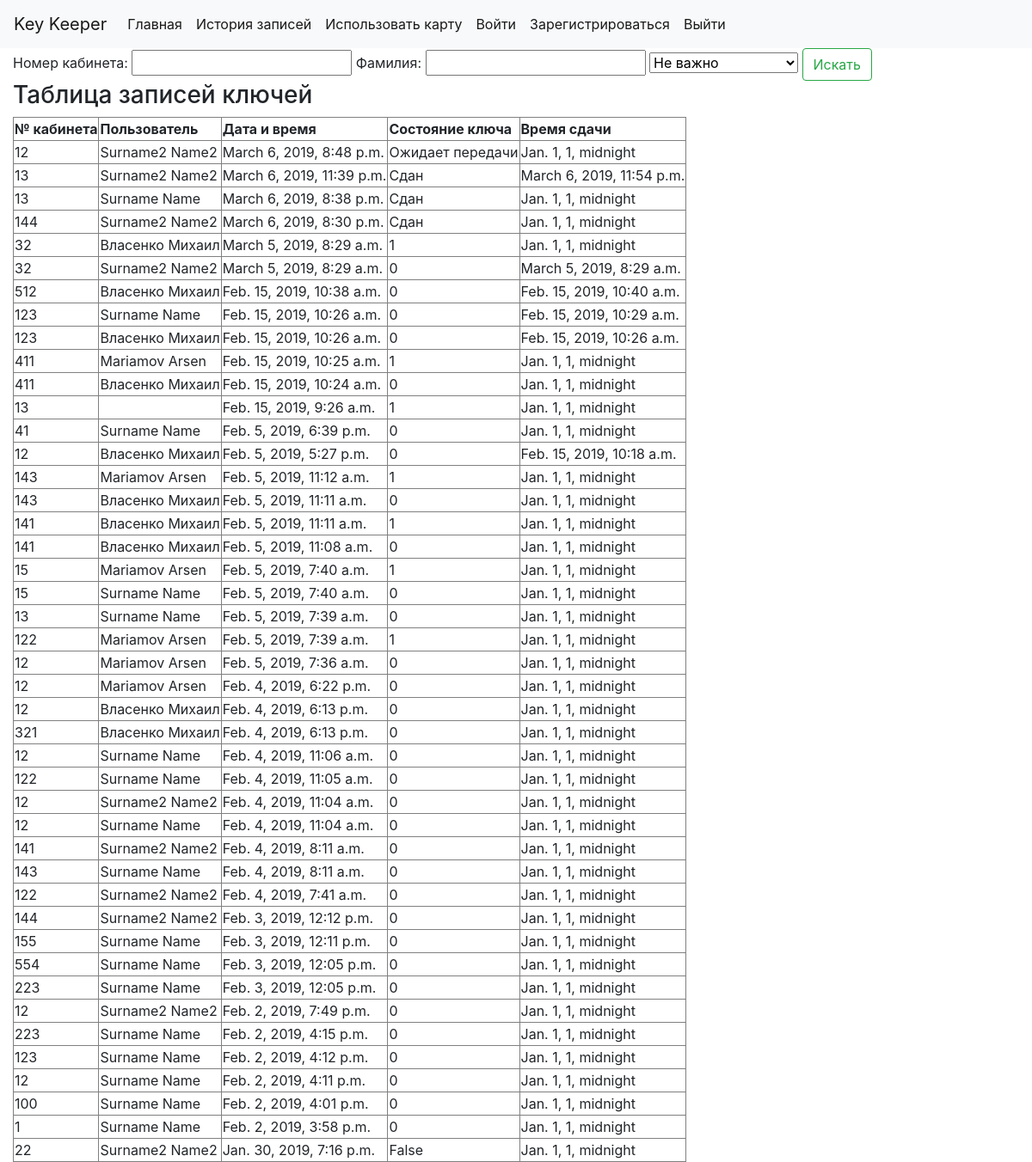
Page /history/ on the earlier database version.
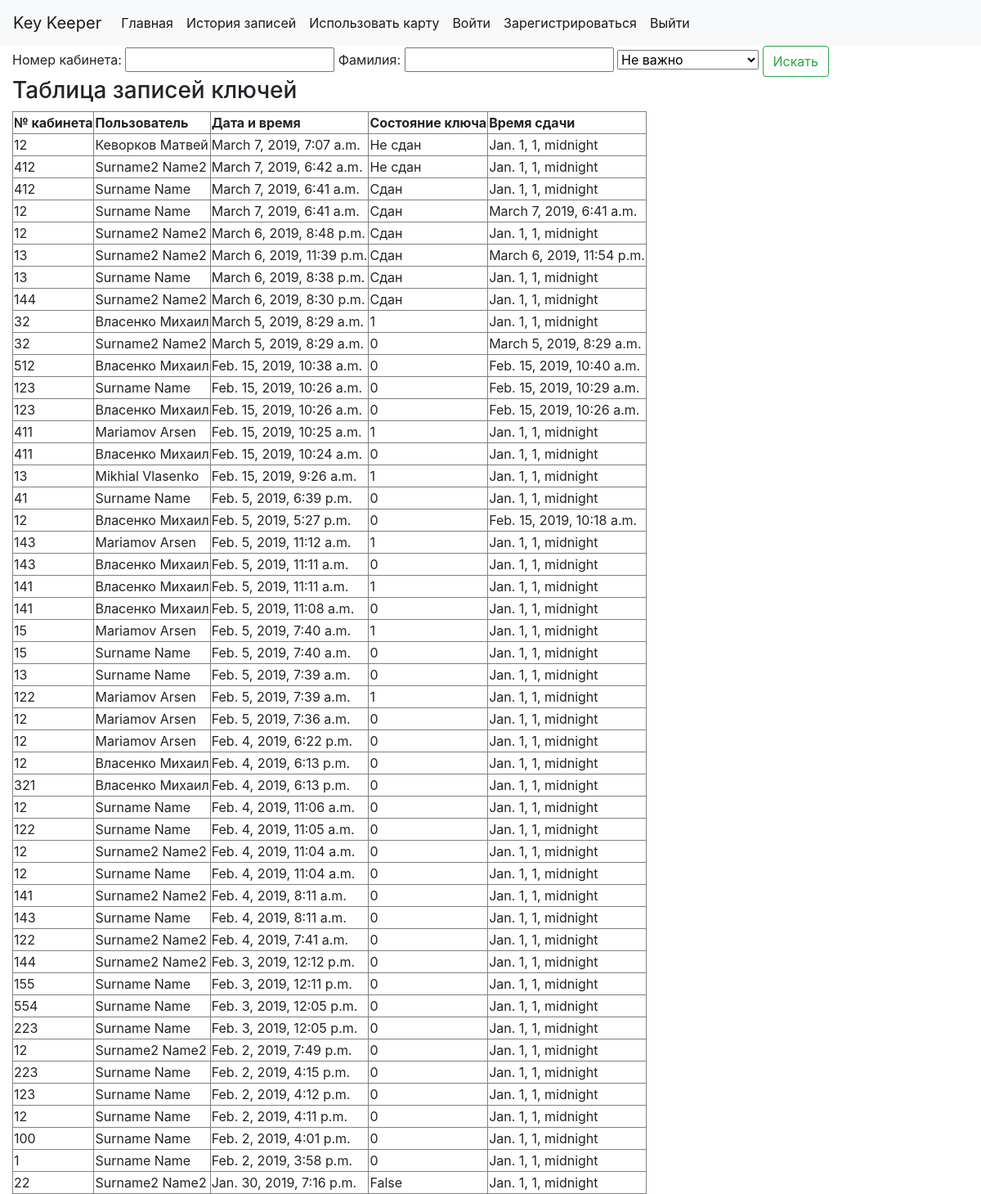
Same page on the later database version.
### keeper/models.py (models this page shows)
class History(models.Model):
    key = models.IntegerField()
    time_cr = models.DateTimeField(default=datetime.datetime.now)
    user_id = models.ForeignKey(CustomUser, on_delete=models.CASCADE)
    active = models.CharField(max_length=100, default='Не сдан')
    time_back = models.DateTimeField(default=datetime.datetime.min)

class CustomUser(AbstractUser):
    password = models.CharField(max_length=200)
    card_id = models.IntegerField(default=8000000000)
    key_tran_last = models.IntegerField(default=-1)
    user_tran_last = models.CharField(max_length=255, default='никто')

### keeper/views.py (the view)
# urls.py: path('history/', views.history, name='history'),
def history(request):
    context = {}
    hist_list = []
    if request.method == 'POST':
        f = SearchForm(request.POST)
        if f.is_valid():
            hist_list = History.objects.all()[::-1]
            hist_list = hist_list[:100]
            if f.data['key_num'] != '' and f.data['last_name'] != '':
                hist_list = []
                count = 0
                for x in History.objects.all()[::-1]:
                    if x.user_id.last_name == f.data['last_name'] and x.key == int(f.data['key_num']):
                        hist_list.append(x)
                        count += 1
                        if count == 100:
                            break
            elif f.data['key_num'] != '':
                hist_list = History.objects.filter(key=f.data['key_num'])[::-1]
                hist_list = hist_list[:100]
            elif f.data['last_name'] != '':
                hist_list = []
                count = 0
                for x in History.objects.all()[::-1]:
                    if x.user_id.last_name == f.data['last_name']:
                        hist_list.append(x)
                        count += 1
                        if count == 100:
                            break
            if f.data['is_active'] == 'true':
                context['select_active'] = 'true'
                hist_list2 = []
                for x in hist_list:
                    if x.active == 'Не сдан':
                        hist_list2.append(x)
                hist_list = hist_list2[:100]
            elif f.data['is_active'] == 'false':
                context['select_active'] = 'false'
                hist_list2 = []
                for x in hist_list:
                    if x.active == 'Сдан':
                        hist_list2.append(x)
                hist_list = hist_list2[:100]
            elif f.data['is_active'] == 'waiting':
                context['select_active'] = 'waiting'
                hist_list2 = []
                for x in hist_list:
                    if x.active == 'Ожидает передачи':
                        hist_list2.append(x)
                hist_list = hist_list2[:100]
            else:
                context['select_active'] = 'none'
    else:
        hist_list = History.objects.all()[::-1]
        hist_list = hist_list[:100]
        f = SearchForm()
    context['hist_list'] = hist_list
    context['form'] = f
    return render(request, 'history.html', context)

### keeper/forms.py
class SearchForm(forms.Form):
    key_num = forms.IntegerField(label='Номер кабинета:', max_value=1000, required=False)
    last_name = forms.CharField(label='Фамилия:', max_length=100, required=False)

### keeper/templates/history.html (shortened to what this page needs)
<!DOCTYPE html>
<html lang="en">
<head>
    {% include "includes/head.html" %}
</head>
<body>
    {% include "includes/nav_bar.html" %}
    <div class="container-fluid">
        <form method="POST">
            {{ form.key_num.label }} {{ form.key_num }}
            {{ form.last_name.label }} {{ form.last_name }}
            <select name="is_active">
                <option value="none" {% if select_active == "none" %}selected{% endif %}>Не важно</option>
            </select>
            <input type="submit" value="Искать" class="btn btn-outline-success">
        </form>
        {% if hist_list %}
                <h3>Таблица записей ключей</h3>
                <table border="1">
                <tr>
                    <th>№ кабинета</th>
                    <th>Пользователь</th>
                    <th>Дата и время</th>
                    <th>Состояние ключа</th>
                    <th>Время сдачи</th>
                </tr>
                {% for elem in hist_list %}
                    <tr><td>{{ elem.key }}</td> <td>{{ elem.user_id.last_name }} {{ elem.user_id.first_name }}</td> <td>{{ elem.time_cr }}</td> <td>{{elem.active}}</td> <td>{{elem.time_back}}</td> </tr>
                {% endfor %}
                </table>
        {% else %}
            <p>No history yet</p>
        {% endif %}
    </div>
</body>
</html>

Differences in the rows shown:
added History: key "12", user_id.last_name "Кеворков", user_id.first_name "Матвей", time_cr "March 7, 2019, 7:07 a.m.", active "Не сдан", time_back "Jan. 1, 1, midnight"
added History: key "412", user_id.last_name "Surname2", user_id.first_name "Name2", time_cr "March 7, 2019, 6:42 a.m.", active "Не сдан", time_back "Jan. 1, 1, midnight"
added History: key "412", user_id.last_name "Surname", user_id.first_name "Name", time_cr "March 7, 2019, 6:41 a.m.", active "Сдан", time_back "Jan. 1, 1, midnight"
added History: key "12", user_id.last_name "Surname", user_id.first_name "Name", time_cr "March 7, 2019, 6:41 a.m.", active "Сдан", time_back "March 7, 2019, 6:41 a.m."
changed History "March 6, 2019, 8:48 p.m.": active "Ожидает передачи" → "Сдан"
changed through a linked row, History: user_id.last_name (not shown) → "Mikhial"; user_id.first_name (not shown) → "Vlasenko"
